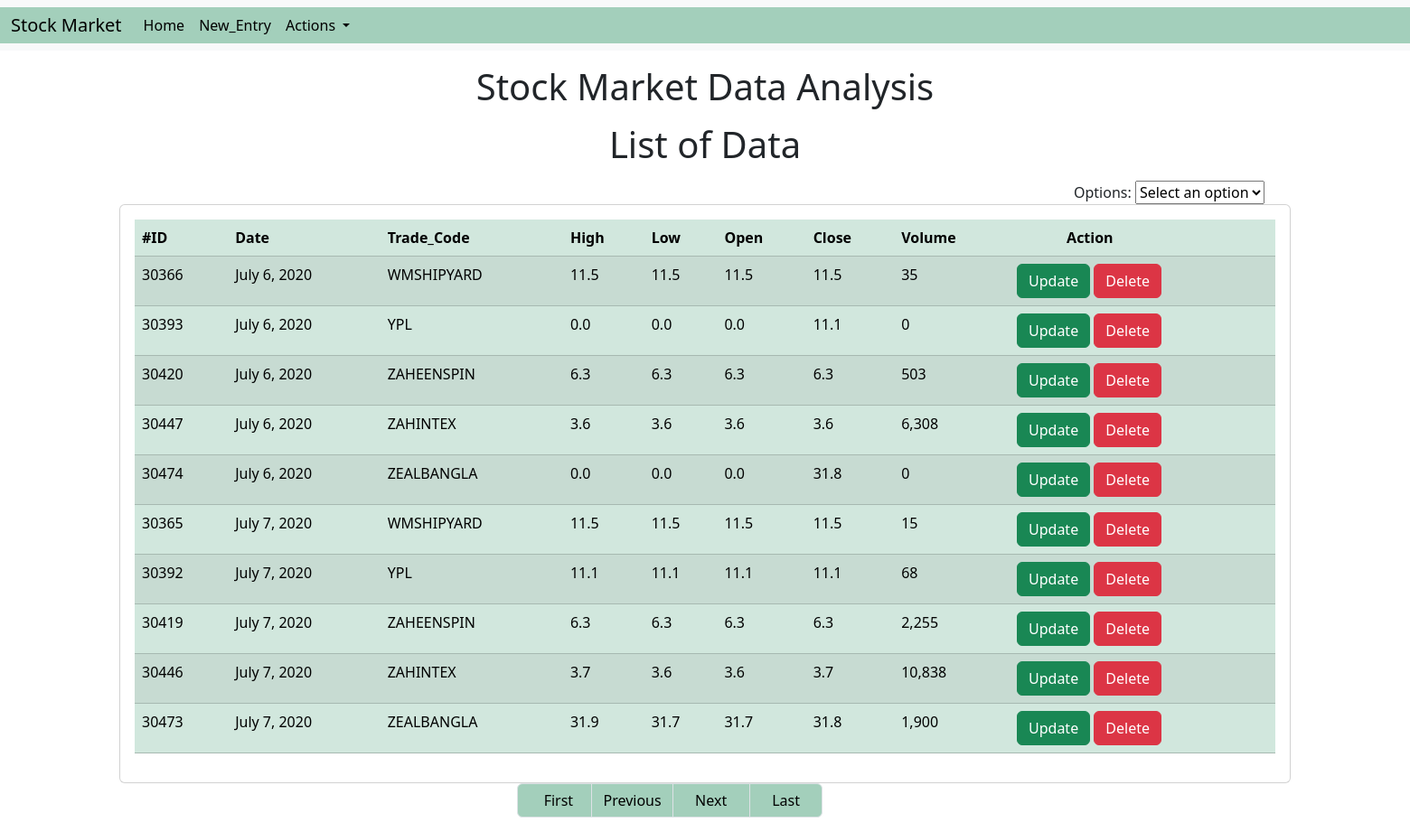
Screenshot of /?page=2 with the database file from the repository.
### stockMarketAnalysis/models.py (models this page shows)
class stock_market_data(models.Model):
    date = models.DateField(editable=True)
    trade_code = models.CharField(max_length=255)
    high = models.DecimalField(max_digits=10, decimal_places=1)
    low = models.DecimalField(max_digits=10, decimal_places=1)
    open= models.DecimalField(max_digits=10, decimal_places=1)
    close= models.DecimalField(max_digits=10, decimal_places=1)
    volume = models.CharField(max_length=255)

### stockMarketAnalysis/views.py (the view)
# urls.py: 2. Add a URL to urlpatterns:  path('', views.home, name='home')
def home(request):
    entities = stock_market_data.objects.all().order_by('date')
    paginator = Paginator(entities, 10)
    page_number = request.GET.get('page')
    entity = paginator.get_page(page_number)
    total_pages=entity.paginator.num_pages
    data ={
        'entity':entity,
        'total_pages':total_pages
    }
    return render(request,"index.html",data)

### templates/index.html (shortened to what this page needs)
<!doctype html>
<html lang="en">
<head>
  <link href="https://cdn.jsdelivr.net/npm/bootstrap@5.3.1/dist/css/bootstrap.min.css" rel="stylesheet"
>
</head>
<body>
  {% include "navbar.html" %}
  <h1 class="text-center my-3">Stock Market Data Analysis</h1>
  <h1 class="text-center my-3">List of Data</h1>
  <div class="container">
    <div class="row">
      <div style="margin-left: 80%;">
        <form action="/options/" method="post" id="form">
          <label for="optionsDropdown">Options:</label>
          <select id="optionsDropdown" name="option" onchange="submitForm()">
            <option value="default" selected disabled>Select an option</option>
          </select>
        </form>
      </div>
      <div class="col-md-12">
        <div class="card">
          <div class="card-body">
            <table class="table table-success table-striped">
              <thead>
                <tr>
                  <th>#ID</th>
                  <th>Date</th>
                  <th>Trade_Code</th>
                  <th>High</th>
                  <th>Low</th>
                  <th>Open</th>
                  <th>Close</th>
                  <th>Volume</th>
                  <th style="padding-left: 5%;"> Action</th>
                </tr>
              </thead>
              <tbody>
                {%for x in entity%}
                <tr>
                  <td>{{x.id}}</td>
                  <td>{{x.date}}</td>
                  <td>{{x.trade_code}}</td>
                  <td>{{x.high}}</td>
                  <td>{{x.low}}</td>
                  <td>{{x.open}}</td>
                  <td>{{x.close}}</td>
                  <td>{{x.volume}}</td>
                  <td><a href="update/{{x.id}}" class="btn btn-success">Update</a>
                    <a href="delete/{{x.id}}" class="btn btn-danger">Delete</a>
                  </td>
                </tr>
                {%endfor%}
              </tbody>
            </table>
          </div>
        </div>
      </div>
    </div>
  </div>
  <div class="container">
    <div class="row">
      <div class="col-md-5 offset-md-4">
        <nav aria-label="Page navigation example">
          <ul class="pagination">
            {% if entity.has_previous %}
            <li class="page-item"><a class="page-link bg" href="/?page=1">&nbsp;&nbsp;&nbsp;&nbsp;First&nbsp;&nbsp;</a>
            </li>
            <li class="page-item"><a class="page-link bg" href="/?page={{entity.previous_page_number}}">Previous</a>
            </li>
            {%endif%}
            {% if entity.has_next %}
            <li class="page-item"><a class="page-link bg" href="/?page={{entity.next_page_number}}">&nbsp;&nbsp; Next
                &nbsp;&nbsp; </a></li>
            {% endif %}
            <li class="page-item"><a class="page-link bg" href="/?page={{total_pages}}">&nbsp;&nbsp; Last &nbsp;&nbsp;
              </a></li>
          </ul>
        </nav>
      </div>
    </div>
  </div>
</body>
</html>

### templates/index.html (style rules this page uses)
.bg { color: black; background-color: #a3cfbb; }

### rows the page displays
stock_market_data: id "30366", date "July 6, 2020", trade_code "WMSHIPYARD", high "11.5", low "11.5", open "11.5", close "11.5", volume "35"
stock_market_data: id "30393", date "July 6, 2020", trade_code "YPL", high "0.0", low "0.0", open "0.0", close "11.1", volume "0"
stock_market_data: id "30420", date "July 6, 2020", trade_code "ZAHEENSPIN", high "6.3", low "6.3", open "6.3", close "6.3", volume "503"
stock_market_data: id "30447", date "July 6, 2020", trade_code "ZAHINTEX", high "3.6", low "3.6", open "3.6", close "3.6", volume "6,308"
stock_market_data: id "30474", date "July 6, 2020", trade_code "ZEALBANGLA", high "0.0", low "0.0", open "0.0", close "31.8", volume "0"
stock_market_data: id "30365", date "July 7, 2020", trade_code "WMSHIPYARD", high "11.5", low "11.5", open "11.5", close "11.5", volume "15"
stock_market_data: id "30392", date "July 7, 2020", trade_code "YPL", high "11.1", low "11.1", open "11.1", close "11.1", volume "68"
stock_market_data: id "30419", date "July 7, 2020", trade_code "ZAHEENSPIN", high "6.3", low "6.3", open "6.3", close "6.3", volume "2,255"
stock_market_data: id "30446", date "July 7, 2020", trade_code "ZAHINTEX", high "3.7", low "3.6", open "3.6", close "3.7", volume "10,838"
stock_market_data: id "30473", date "July 7, 2020", trade_code "ZEALBANGLA", high "31.9", low "31.7", open "31.7", close "31.8", volume "1,900"
